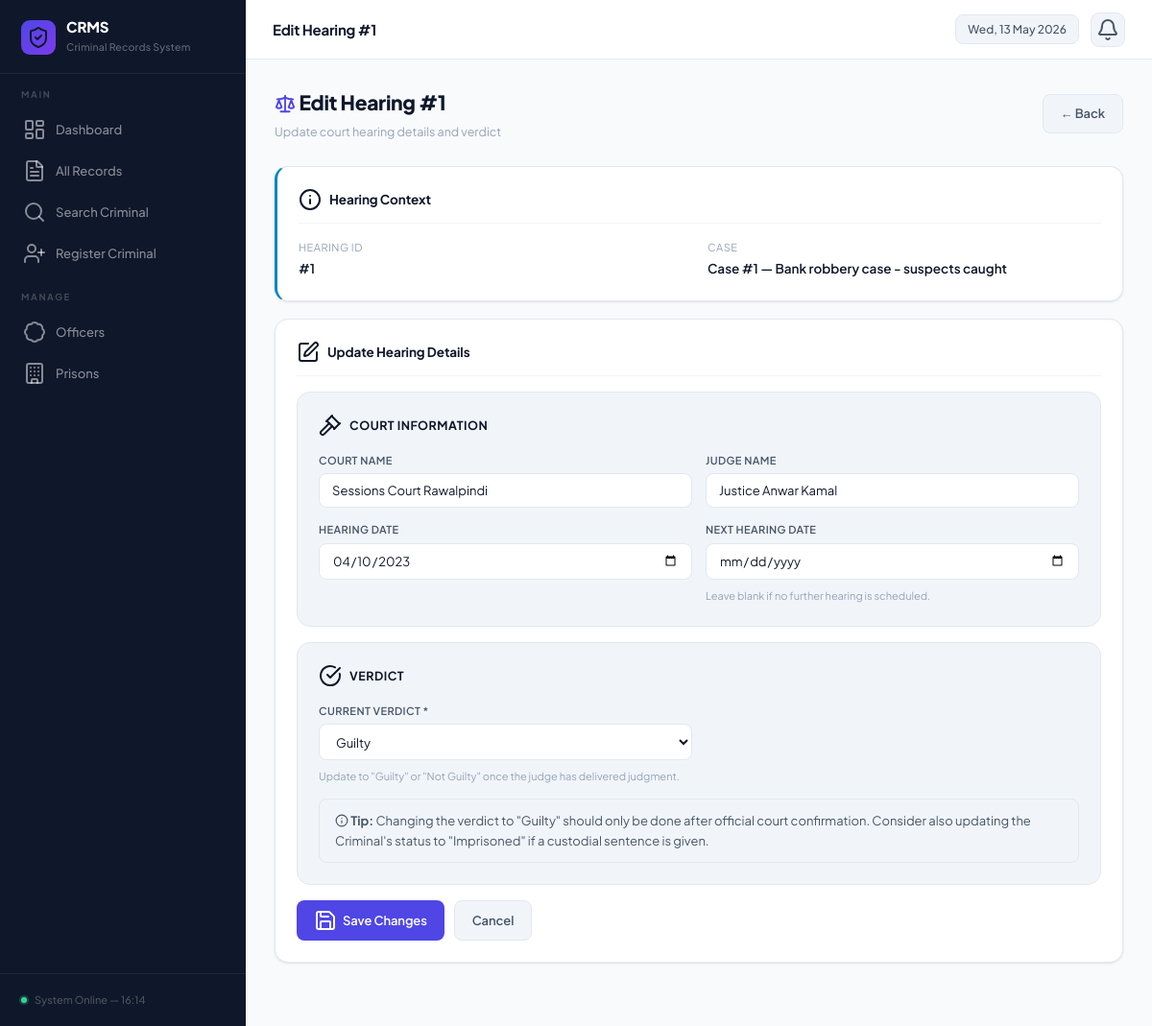
Screenshot of /edit_hearing.php?id=1 with the database file from the repository.
### tables this page shows
CREATE TABLE Court_Hearing (
    hearing_id        INT AUTO_INCREMENT PRIMARY KEY,
    case_id           INT,
    hearing_date      DATE,
    judge_name        VARCHAR(100),
    verdict           VARCHAR(50) DEFAULT 'Pending',
    court_name        VARCHAR(100),
    next_hearing_date DATE,
    FOREIGN KEY (case_id) REFERENCES Case_Record(case_id) ON DELETE CASCADE
);

CREATE TABLE Case_Record (
    case_id      INT AUTO_INCREMENT PRIMARY KEY,
    crime_id     INT,
    case_status  VARCHAR(50) DEFAULT 'Open',
    open_date    DATE,
    close_date   DATE,
    description  TEXT,
    FOREIGN KEY (crime_id) REFERENCES Crime(crime_id) ON DELETE CASCADE
);

### edit_hearing.php (the view, shortened to what this page needs)
<?php
include 'db.php';
$id = intval($_GET['id']);
$criminal_id = intval($_GET['cid'] ?? 0);
$row = mysqli_fetch_assoc(mysqli_query($conn,
    "SELECT h.*, c.description as case_desc
     FROM Court_Hearing h
     JOIN Case_Record c ON h.case_id = c.case_id
     WHERE h.hearing_id = $id"
));
include 'header.php';
?>
<div class="page-hdr">
    <div>
        <h2><i data-lucide="scale" style="width:22px;height:22px;vertical-align:-4px;color:var(--indigo);"></i> Edit Hearing #<?=$id?></h2>
        <p>Update court hearing details and verdict</p>
    </div>
    <a href="<?=$criminal_id?"profile.php?id=$criminal_id":"records.php"?>" class="btn btn-gray">← Back</a>
</div>
<div class="card" style="border-left:3px solid var(--sky);">
    <div class="card-title"><i data-lucide="info"></i> Hearing Context</div>
    <div style="display:grid;grid-template-columns:1fr 1fr;gap:16px;">
        <div>
            <div style="font-size:11px;color:var(--txt-soft);text-transform:uppercase;letter-spacing:.5px;margin-bottom:3px;">Hearing ID</div>
            <div style="font-weight:600;">#<?=$id?></div>
        </div>
        <div>
            <div style="font-size:11px;color:var(--txt-soft);text-transform:uppercase;letter-spacing:.5px;margin-bottom:3px;">Case</div>
            <div style="font-weight:600;">Case #<?=$row['case_id']?> — <?=htmlspecialchars(substr($row['case_desc'],0,40))?></div>
        </div>
    </div>
</div>
<div class="card">
    <div class="card-title"><i data-lucide="edit"></i> Update Hearing Details</div>
    <form method="POST">
        <div class="form-section">
            <div class="form-section-title"><i data-lucide="gavel"></i> Court Information</div>
            <div class="form-grid">
                <div class="form-group">
                    <label>Court Name</label>
                    <input type="text" name="court_name" value="<?=htmlspecialchars($row['court_name'])?>" required>
                </div>
                <div class="form-group">
                    <label>Judge Name</label>
                    <input type="text" name="judge_name" value="<?=htmlspecialchars($row['judge_name'])?>">
                </div>
                <div class="form-group">
                    <label>Hearing Date</label>
                    <input type="date" name="hearing_date" value="<?=$row['hearing_date']?>">
                </div>
                <div class="form-group">
                    <label>Next Hearing Date</label>
                    <input type="date" name="next_hearing_date" value="<?=$row['next_hearing_date']??''?>">
                    <small style="font-size:11px;color:var(--txt-soft);margin-top:3px;">Leave blank if no further hearing is scheduled.</small>
                </div>
            </div>
        </div>
        <div class="form-section">
            <div class="form-section-title"><i data-lucide="check-circle"></i> Verdict</div>
            <div class="form-grid">
                <div class="form-group">
                    <label>Current Verdict *</label>
                    <select name="verdict" required>
                        <?php foreach(['Pending','Guilty','Not Guilty'] as $v): ?>
                        <option value="<?=$v?>" <?=$row['verdict']==$v?'selected':''?>><?=$v?></option>
                        <?php endforeach; ?>
                    </select>
                    <small style="font-size:11px;color:var(--txt-soft);margin-top:3px;">
                        Update to "Guilty" or "Not Guilty" once the judge has delivered judgment.
                    </small>
                </div>
            </div>
            <div style="margin-top:14px;padding:12px 16px;border-radius:8px;background:var(--surface-alt);border:1px solid var(--border);font-size:13px;color:var(--txt-mid);">
                <i data-lucide="info" style="width:14px;height:14px;vertical-align:-2px;"></i>
                <strong>Tip:</strong> Changing the verdict to "Guilty" should only be done after official court confirmation.
                Consider also updating the Criminal's status to "Imprisoned" if a custodial sentence is given.
            </div>
        </div>
        <div style="display:flex;gap:10px;">
            <button type="submit" class="btn btn-primary">
                <i data-lucide="save"></i> Save Changes
            </button>
            <a href="<?=$criminal_id?"profile.php?id=$criminal_id":"records.php"?>" class="btn btn-gray">Cancel</a>
        </div>
    </form>
</div>
<?php include 'footer.php'; ?>

### header.php (style rules this page uses)
:root { --bg: #f8fafc; --surface: #ffffff; --surface-alt: #f1f5f9; --sidebar-bg: #0f172a; --sidebar-hover: rgba(255,255,255,.06); --sidebar-act: rgba(99,102,241,.18); --indigo: #4f46e5; --indigo-lt: #eef2ff; --indigo-dk: #4338ca; --sky: #0284c7; --sky-lt: #f0f9ff; --emerald: #059669; --emerald-lt: #ecfdf5; --amber: #d97706; --amber-lt: #fffbeb; --rose: #e11d48; --rose-lt: #fff1f2; --violet: #7c3aed; --violet-lt: #f5f3ff; --txt: #0f172a; --txt-mid: #475569; --txt-soft: #94a3b8; --border: #e2e8f0; --border-lt: #f1f5f9; --shadow-xs: 0 1px 2px rgba(0,0,0,.05); --shadow-sm: 0 1px 3px rgba(0,0,0,.07), 0 1px 2px rgba(0,0,0,.04); --shadow: 0 4px 6px -1px rgba(0,0,0,.07), 0 2px 4px -2px rgba(0,0,0,.04); --shadow-md: 0 10px 15px -3px rgba(0,0,0,.07), 0 4px 6px -4px rgba(0,0,0,.04); --shadow-lg: 0 20px 25px -5px rgba(0,0,0,.08), 0 8px 10px -6px rgba(0,0,0,.04); --radius: 10px; --radius-lg: 14px; --radius-xl: 18px; --sw: 256px; --th: 62px; --trans: all .18s cubic-bezier(.4,0,.2,1); }
*, *::before, *::after { margin:0; padding:0; box-sizing:border-box; }
html { scroll-behavior:smooth; }
body { font-family:'Plus Jakarta Sans', system-ui, sans-serif; background:var(--bg); color:var(--txt); font-size:13.5px; line-height:1.6; -webkit-font-smoothing:antialiased; }
.page-hdr { display:flex; justify-content:space-between; align-items:center; margin-bottom:26px; }
.page-hdr h2 { font-size:21px; font-weight:800; color:var(--txt); letter-spacing:-.3px; }
.page-hdr p { font-size:12.5px; color:var(--txt-soft); margin-top:3px; }
.card { background:var(--surface); border:1px solid var(--border); border-radius:var(--radius-lg); padding:22px; margin-bottom:18px; box-shadow:var(--shadow-sm); transition:var(--trans); }
.card-title { font-size:13.5px; font-weight:700; color:var(--txt); margin-bottom:16px; padding-bottom:12px; border-bottom:1px solid var(--border-lt); display:flex; align-items:center; gap:8px; letter-spacing:-.1px; }
.btn { display:inline-flex; align-items:center; gap:6px; padding:9px 18px; border:none; border-radius:8px; font-family:inherit; font-size:13px; font-weight:600; cursor:pointer; text-decoration:none; transition:var(--trans); letter-spacing:-.1px; white-space:nowrap; }
.btn-primary { background:var(--indigo); color:#fff; }
.btn-gray { background:var(--surface-alt); color:var(--txt-mid); border:1px solid var(--border); }
.form-section { background:var(--surface-alt); border:1px solid var(--border); border-radius:var(--radius-lg); padding:22px; margin-bottom:16px; }
.form-section-title { font-size:12.5px; font-weight:700; color:var(--txt); text-transform:uppercase; letter-spacing:.5px; margin-bottom:16px; display:flex; align-items:center; gap:8px; }
.form-grid { display:grid; grid-template-columns:1fr 1fr; gap:14px; }
.form-group { display:flex; flex-direction:column; gap:5px; }
label { font-size:11px; font-weight:600; color:var(--txt-mid); text-transform:uppercase; letter-spacing:.4px; }
input,select,textarea { padding:9px 13px; border:1px solid var(--border); border-radius:8px; font-size:13px; font-family:inherit; color:var(--txt); background:var(--surface); outline:none; transition:var(--trans); width:100%; }
input::placeholder,textarea::placeholder { color:var(--txt-soft); }
select option { background:white; }

### rows the page displays
court_hearing: case "1", case.description "Bank robbery case - suspects caught", court_name "Sessions Court Rawalpindi", judge_name "Justice Anwar Kamal", hearing_date "04/10/2023", verdict "Guilty"

### other values shown
$pageTitle "Edit Hearing #1"
$id "1"
